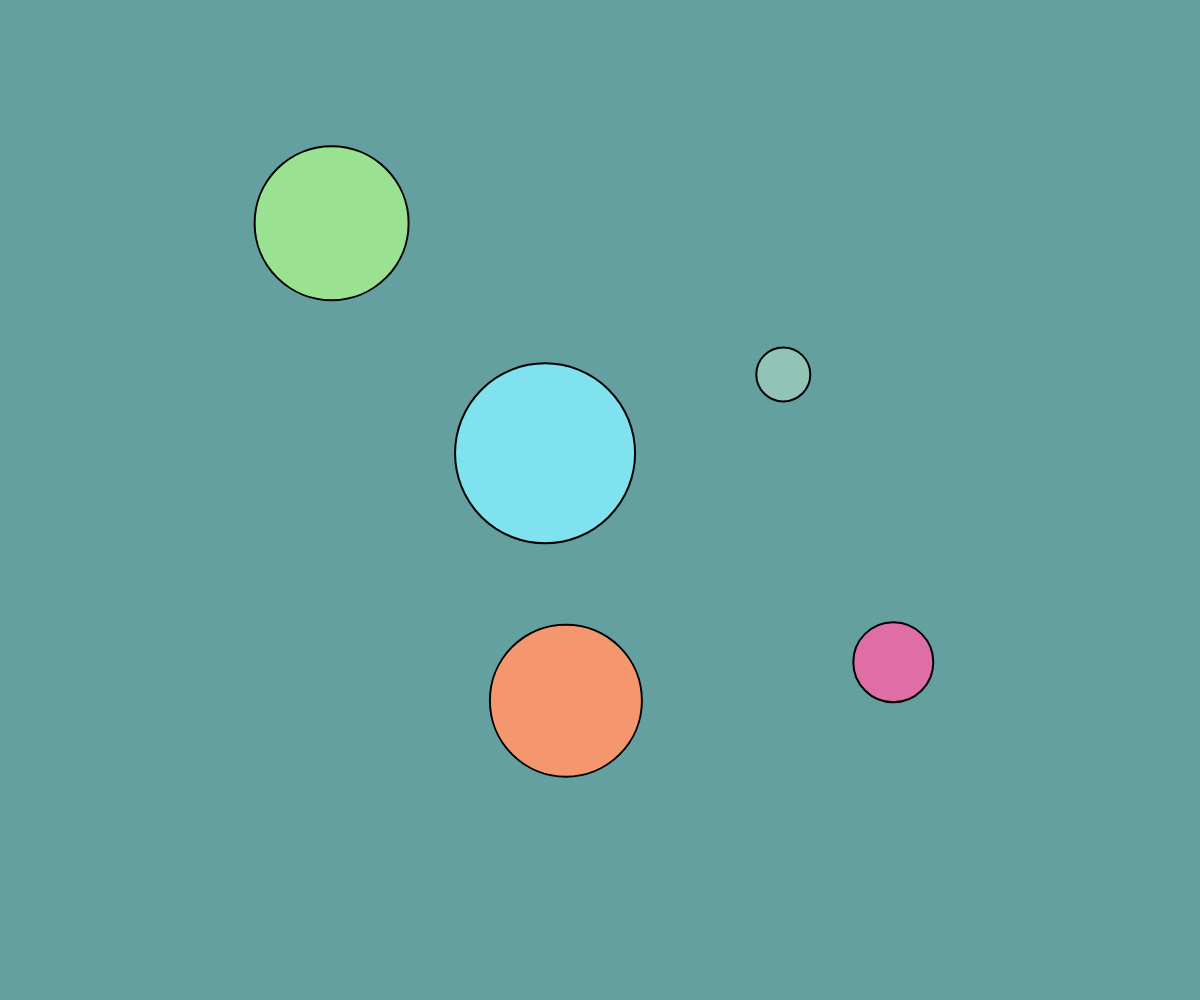
Frame 1 (no input)
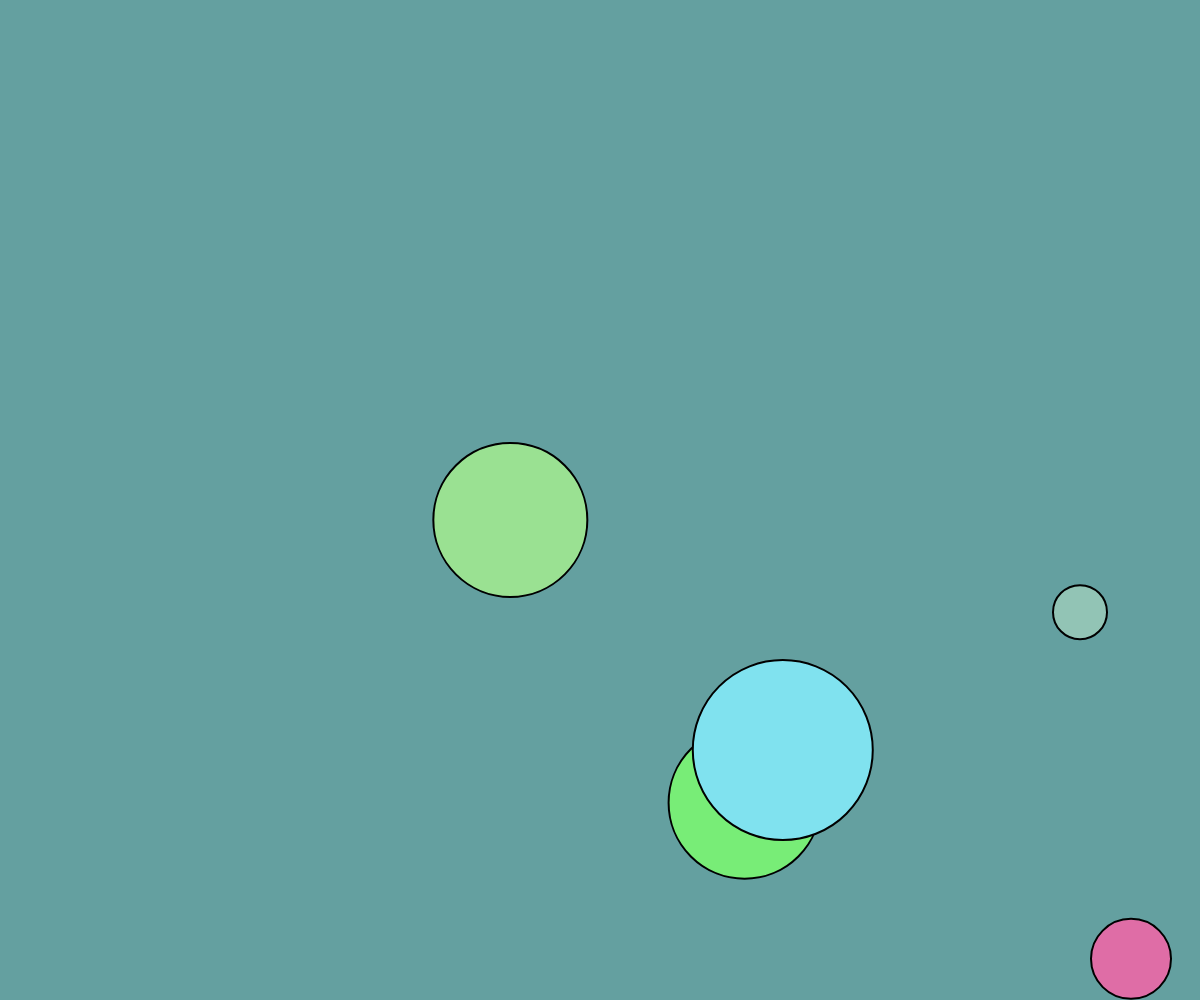
Frame 60 (no input)
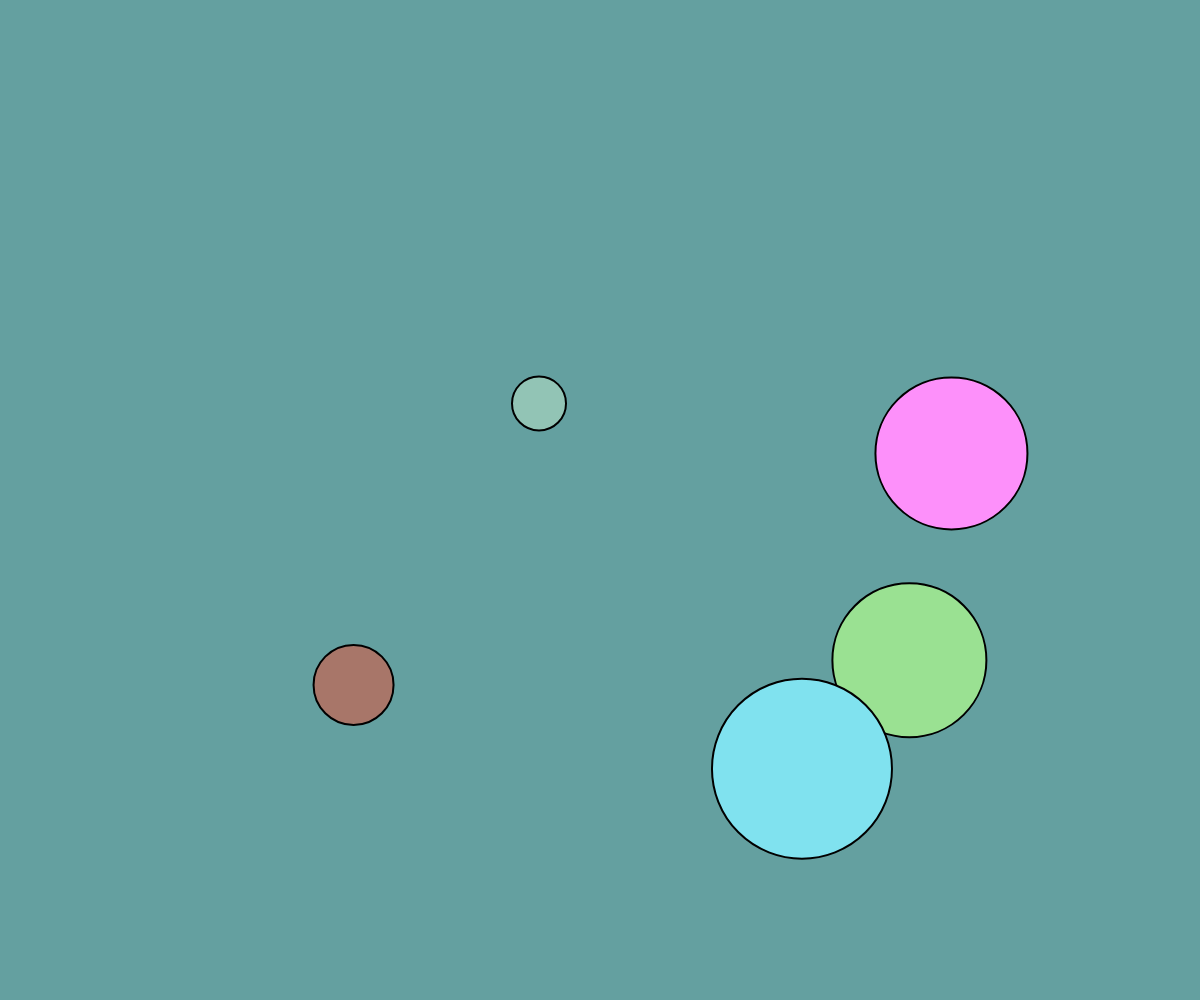
Frame 120 (the mouse pressed at the canvas centre since frame 60)

The p5.js sketch that drew these frames (run headless with seeded random() and noise() and a simulated clock; from frame 60 on, the mouse is pressed at the canvas centre):

// p5.js sketch
// ── sketch.js
let ball = [];
let n = 5; //number of balls

function setup() {
  createCanvas(windowWidth, windowHeight);
  //background(100, 160, 160);
  //noStroke();
  for (let i = 0; i < n; i++)
    ball[i] = new bounce(floor(random(20, 100)), floor(random(3, 7)), floor(random(3, 7)));
}

function draw() {
  background(100, 160, 160);
  for (let i = 0; i < n; i++) {
    ball[i].disp();
    ball[i].move();
  }
}



function mousePressed() {
  for (let i = 0; i < n; i++) {
    ball[i].position.x = random(ball[i].radius, width - ball[i].radius);
    ball[i].position.y = random(ball[i].radius, height - ball[i].radius);
    //fill(random(0, 255), random(0, 255), random(0, 255));
  }
}
// ── class_bounce.js
class bounce {
  r = random(100, 255);
  g = random(100, 255);
  b = random(100, 255);

  constructor(radius, x_speed, y_speed) {
    this.radius = radius;
    this.position = createVector(random(this.radius, width - this.radius),
      random(this.radius, height - this.radius));

    this.speed = createVector(x_speed, y_speed);
    this.acceleration = createVector(0.001, 0.001);
  }

  disp() {
    strokeWeight(2);
    fill(this.r, this.g, this.b);
    circle(this.position.x, this.position.y, 2 * this.radius);
  }

  move() {
    if (this.position.x > (width - this.radius) || this.position.x < this.radius) {
      this.speed.x *= -1;
      this.shake();
    }

    if (this.position.y > (height - this.radius) || this.position.y < this.radius) {
      this.speed.y *= -1;
      this.shake();
    }

    this.position.add(this.speed);
    this.speed.add(this.acceleration);
  }

  shake() {
    this.r = random(100, 255);
    this.g = random(100, 255);
    this.b = random(100, 255);
  }
}

/*attempts at changing colour
  //fill(random(255), random(255), random(255));
  //fill(this.r, this.g, this.b);
  //this.colour.apply(this);
  //this.colour();
  /*this.shake();
  fill(this.r, this.g, this.b);*/
//bounce.fill(random(255), random(255), random(255));*/
